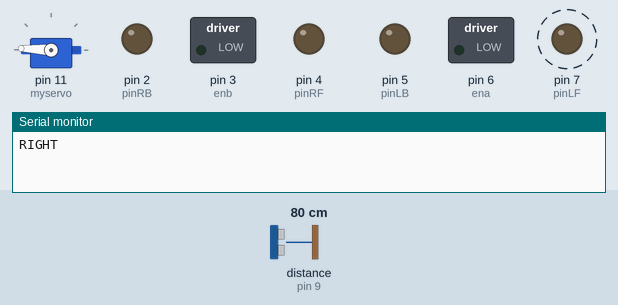
The sketch below on a simulated Arduino Uno, built with avr-gcc and run on an emulated ATmega328P. Parts: servo, switched loads named in the sketch (green lamp = pin HIGH), output pins drawn as LEDs (lit = HIGH), the last lines printed to the serial monitor. Wiring (inferred from the names in the program): ultrasonic range finder: trigger pin 8; echo pin 9. Dashed ring = blinking. The test bench sets the inputs (shaded band); at power-on: distance to the obstacle (sensor on pin 9) 80 cm. The echo pulse lasts 58.3 µs per cm; pins used as bus, display or sensor lines are not drawn.

Above: at 1.3 s.
1.4 s: distance to the obstacle (sensor on pin 9) set to 29 cm
4.6 s: distance to the obstacle (sensor on pin 9) set to 24 cm
At 6.9 s:
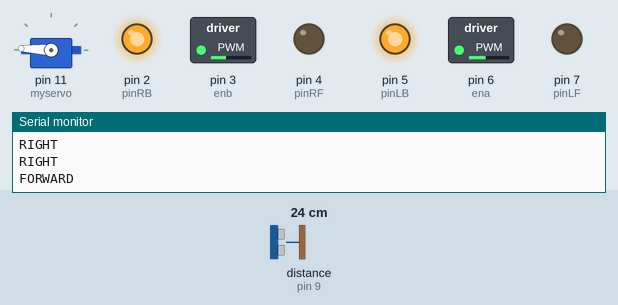
7.8 s: distance to the obstacle (sensor on pin 9) set to 17 cm
11.0 s: distance to the obstacle (sensor on pin 9) set to 14 cm
At 11.82 s:
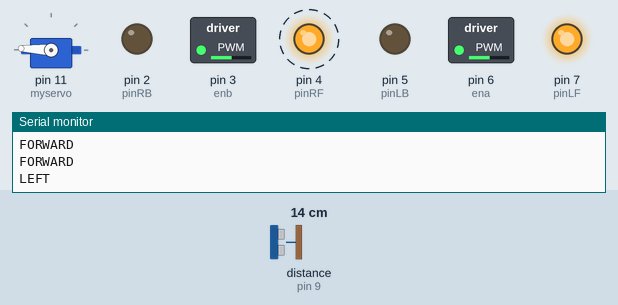
14.2 s: distance to the obstacle (sensor on pin 9) set to 18 cm
At 17.0 s:
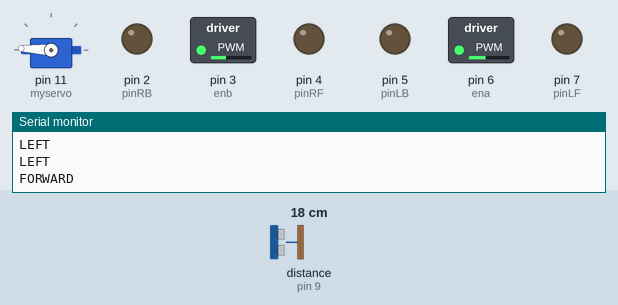
17.4 s: distance to the obstacle (sensor on pin 9) set to 35 cm
At 18.96 s:
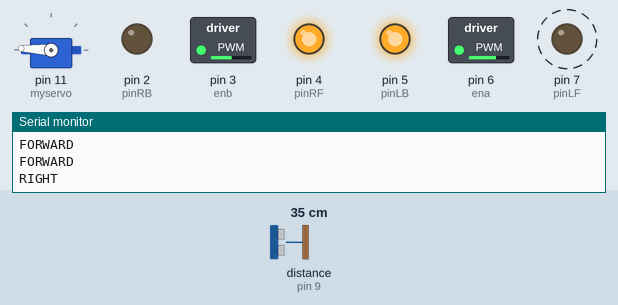
Timing chart, 0 to 21.6 s (numbered marks = the images above; inputs shaded):
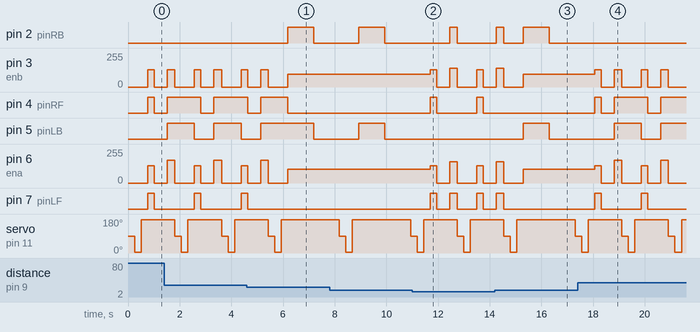

Measured:
- the behaviour switches between 26 and 25 cm on distance to the obstacle (sensor on pin 9) (found by bisection; images 0 and 1)
- the behaviour switches between 16 and 15 cm on distance to the obstacle (sensor on pin 9) (found by bisection; images 1 and 2)
- after the input at 4.6 s, pin 2 (pinRB): LOW → HIGH after 1.6 s, → LOW 1.0 s later; pin 7 (pinLF): goes on until 4.6 s, then stays LOW; servo on pin 11 (myservo): goes on until 5.9 s, then stays 177°
- after the input at 11.0 s, pin 3 (enb): 95/255 → 130/255 after 0.70 s, → 0/255 0.25 s later, → 140/255 0.50 s later, → 0/255 0.30 s later, … (6 changes in this stretch); pin 4 (pinRF): alternates HIGH for 0.25 s and LOW for 1.6 s, starting after 0.70 s
- after the input at 14.2 s, pin 4 (pinRF): stops changing and stays LOW; pin 5 (pinLB): LOW → HIGH after 1.1 s, → LOW 1.0 s later; pin 7 (pinLF): goes on until 14.6 s, then stays LOW
- after the input at 17.4 s, pin 2 (pinRB): stays LOW (without the input it goes to HIGH after 0.66 s); pin 3 (enb): 95/255 → 130/255 after 0.66 s, → 0/255 0.25 s later, → 130/255 0.50 s later, → 0/255 0.30 s later, … (8 changes in this stretch)

The sketch:

Wall_Following_Maze.ino
```cpp
/*
  Wall Following Robot
  ---------------------
  Uses an ultrasonic sensor and a servo to detect the wall distance, then follows the left wall by adjusting direction using a two-motor system.
*/

#include <Servo.h>

// Motor Control Pins
int pinLB = 5;  // Left Motor Backward
int pinLF = 7;  // Left Motor Forward
int ena = 6;    // PWM for Left Motor

int pinRB = 2;  // Right Motor Backward
int pinRF = 4;  // Right Motor Forward
int enb = 3;    // PWM for Right Motor

// Ultrasonic Sensor Pins
int inputPin = 9;  // Define the ultrasound signal receiving a Pin (Echo)
int outputPin =8;  // Define the ultrasound signal emission Pin (Trigger)

// Constants for Wall Following
#define DESIRED_LEFT_DISTANCE 20  // Desired distance from the left wall in cm
#define TOO_CLOSE 10              // Minimum safe distance (too close)
#define TOO_FAR 30                // Maximum safe distance (too far)
#define TOLERANCE 5               // Allowable tolerance in distance measurement (in cm)

// Direction Flags
int direction = 0;
int Fgo = 8;
int Rgo = 6;
int Lgo = 4;
int Bgo = 2;

// Global Distance Variables
float Fspeedd = 0;
float Lspeedd = 0;
float Rspeedd = 0;

// Servo Setup
Servo myservo;        // Set up the myservo
int delay_time = 250; // After the servo motor to the stability of the time

// Tracking previous direction
int previous_d = 0;

void setup() {
  Serial.begin(9600);     // Initialize

  // Motor pins
  pinMode(pinLB, OUTPUT);
  pinMode(pinLF, OUTPUT);
  pinMode(pinRB, OUTPUT);
  pinMode(pinRF, OUTPUT);
  pinMode(ena, OUTPUT);
  pinMode(enb, OUTPUT);

 // Ultrasonic sensor pins
  pinMode(inputPin, INPUT);    // Define the ultrasound enter pin
  pinMode(outputPin, OUTPUT);  // Define the ultrasound output pin

   // Attach servo
  myservo.attach(11);
 }

 // Stop the robot for f * 100 ms
 void stop(int f) {
     digitalWrite(pinRB,LOW);
     digitalWrite(pinRF,LOW);
     digitalWrite(pinLB,LOW);
     digitalWrite(pinLF,LOW);
     delay(f * 100);
    }

// Move forward for 'a' steps
void advance(int a) {
  for (int i = 0; i < a; i++) {
    digitalWrite(pinRB, HIGH);
    digitalWrite(pinRF, LOW);
    digitalWrite(pinLB, HIGH);
    digitalWrite(pinLF, LOW);

    analogWrite(ena, 105);      // Set left motor speed
    analogWrite(enb, 95);       // Set right motor speed

    delay(1000);                // Move forward for 1 second
    stop(10);                  // Stop for 1 second
  }
}

// Quick forward burst
void advance2(int a) {
    digitalWrite(pinRB, HIGH);
    digitalWrite(pinRF, LOW);
    digitalWrite(pinLB, HIGH);
    digitalWrite(pinLF, LOW);

    analogWrite(ena, 115);      // Set left motor speed
    analogWrite(enb, 95);       // Set right motor speed

    delay(1000);                // Move forward for 1 second
    stop(10);                  // Stop for 1 second

    }

// Turn right in place
void right(int b) {
     digitalWrite(pinRB,LOW);
     digitalWrite(pinRF,HIGH);
     digitalWrite(pinLB,LOW);
     digitalWrite(pinLF,LOW);
     analogWrite(enb, 150);
     delay(b * 100);
     analogWrite(enb, 0);
    }

// Turn left in place
void left(int c)
    {
     digitalWrite(pinRB,LOW);
     digitalWrite(pinRF,LOW);
     digitalWrite(pinLB,LOW);
     digitalWrite(pinLF,HIGH);
     //analogWrite(MotorLPWM,250);
     analogWrite(enb, 100);
     delay(c * 100);
     analogWrite(enb, 0);
    }

// Left pivot turn
void turnL(int d) {
     digitalWrite(pinRB,HIGH);
     digitalWrite(pinRF,LOW);
     digitalWrite(pinLB,LOW);
     digitalWrite(pinLF,HIGH);

     analogWrite(enb, 140);
     analogWrite(ena, 160);
     delay(d * 50);

     analogWrite(ena, 0);
     analogWrite(enb, 0);
     digitalWrite(pinLF,LOW);
     digitalWrite(pinRB,LOW);
    }

// Right pivot turn
void turnR(int e) {
     digitalWrite(pinRB,LOW);
     digitalWrite(pinRF,HIGH);
     digitalWrite(pinLB,HIGH);
     digitalWrite(pinLF,LOW);

     analogWrite(enb, 130);
     analogWrite(ena, 170);
     delay(e * 50);

     analogWrite(enb, 0);
     analogWrite(ena, 0);
    }

// Move backward
void back(int g) {
     digitalWrite(pinRB,LOW);
     digitalWrite(pinRF,HIGH);
     digitalWrite(pinLB,LOW);
     digitalWrite(pinLF,HIGH);

     analogWrite(enb, 130);
     analogWrite(ena, 130);
     delay(g * 250);

     analogWrite(enb, 0);
     analogWrite(ena, 0);
    }

// Get distance from ultrasonic sensor (in cm)
float get_distance() {
  digitalWrite(outputPin, LOW);
  delayMicroseconds(2);
  digitalWrite(outputPin, HIGH);
  delayMicroseconds(10);
  digitalWrite(outputPin, LOW);
  float duration = pulseIn(inputPin, HIGH);
  return duration * 0.0343 / 2.0;  // More accurate conversion
}

// Wall-following detection logic
void detection() {
  // Look straight ahead (center)
  myservo.write(90);  // Center position for the servo (look straight ahead)
  delay(delay_time);
  float frontDistance = get_distance();
  Fspeedd = frontDistance;

  // Look left
  myservo.write(5);  // Turn servo to 5 degrees (left)
  delay(delay_time);
  float leftDistance = get_distance();  // Measure left distance
  Lspeedd = leftDistance;

  // Look right (optional, for more advanced decisions)
  myservo.write(177);  // Turn servo to 177 degrees (right)
  delay(delay_time);
  float rightDistance = get_distance();  // Measure right distance
  Rspeedd = rightDistance;

  // Decide movement direction
  if (frontDistance < TOO_CLOSE) {  // If the front is too close, try to move around
    if (leftDistance < TOO_CLOSE) {  // If the left wall is too close
      direction = Bgo;  // BACK (to avoid collision)
      Serial.println("BACK");
    } else {
      direction = Rgo;  // Turn right to avoid collision ahead
      Serial.println("RIGHT");
    }
  }
  else if (leftDistance < DESIRED_LEFT_DISTANCE - TOLERANCE) {  // Too far from the left wall
    direction = Lgo;  // Turn left to get closer to the wall
    Serial.println("LEFT");
  }
  else if (leftDistance > DESIRED_LEFT_DISTANCE + TOLERANCE) {  // Too close to the left wall
    direction = Rgo;  // Turn right to maintain distance
    Serial.println("RIGHT");
  }
  else {
    direction = Fgo;  // If everything is good, move forward
    Serial.println("FORWARD");
  }
}

//Main loop
void loop() {
  detection();  // Update movement direction based on distances

  // Move based on directionn
  if (direction == Bgo) {  // Back up if needed
    back(2);
    stop(10);
    turnL(11);  // Turn left slightly after backing up
    stop(5);
    Serial.println("BACK");
  }
  else if (direction == Rgo) {  // Turn right if needed
    back(1);
    stop(5);
    turnR(6.5);  // Turn right slightly
    Serial.println("RIGHT");
  }
  else if (direction == Lgo) {  // Turn left if needed
    back(1);
    stop(5);
    turnL(6.5);  // Turn left slightly
    Serial.println("LEFT");
  }
  else if (direction == Fgo) {  // Move forward if everything is good
    if (previous_d == 0) {
      advance(1);  // Move forward
    } else {
      advance2(1);  // Another forward function (if needed)
    }
    Serial.println("FORWARD");
  }
}
```
